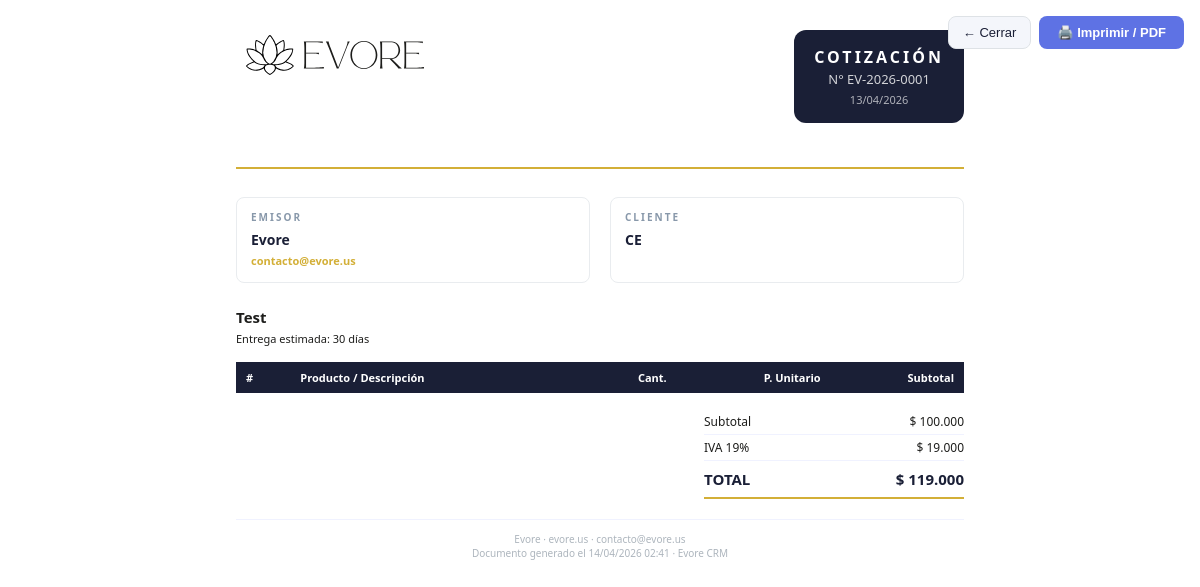
The app's page /ventas/1/factura (signed in) with its own data.
### models.py (models this page shows)
class ConfigEmpresa(db.Model):
    __tablename__ = 'config_empresa'
    id         = db.Column(db.Integer, primary_key=True)
    company_id = db.Column(db.Integer, db.ForeignKey('companies.id'), nullable=True, index=True)
    nombre     = db.Column(db.String(200), default='Evore')
    nit        = db.Column(db.String(30))
    direccion  = db.Column(db.Text)
    telefono   = db.Column(db.String(30))
    email      = db.Column(db.String(120))
    ciudad     = db.Column(db.String(100))
    sitio_web  = db.Column(db.String(200))
    firma_path = db.Column(db.String(300), nullable=True)
    representante_legal = db.Column(db.String(200), nullable=True)
    representante_cedula = db.Column(db.String(30), nullable=True)
    representante_cargo = db.Column(db.String(100), nullable=True)
    tipo_sociedad = db.Column(db.String(100), nullable=True)  # SAS, LTDA, SA, etc.
    matricula_mercantil = db.Column(db.String(50), nullable=True)
    camara_comercio = db.Column(db.String(100), nullable=True)
    regimen_tributario = db.Column(db.String(50), nullable=True)  # comun, simplificado
    actividad_economica = db.Column(db.String(200), nullable=True)  # CIIU
    contador_nombre = db.Column(db.String(200), nullable=True)
    contador_tarjeta = db.Column(db.String(50), nullable=True)  # tarjeta profesional
    revisor_fiscal = db.Column(db.String(200), nullable=True)
    revisor_tarjeta = db.Column(db.String(50), nullable=True)
    nomina_params = db.Column(db.Text, nullable=True)  # JSON: {"min_wage": 1423500, ...}
    resolucion_facturacion = db.Column(db.String(50))                       # DIAN resolution number
    prefijo_factura      = db.Column(db.String(10))                         # Invoice prefix (e.g., "FE")
    rango_desde          = db.Column(db.Integer)                            # Authorized range start
    rango_hasta          = db.Column(db.Integer)                            # Authorized range end
    consecutivo_actual   = db.Column(db.Integer, default=0)
    ambiente_dian        = db.Column(db.String(20), default='habilitacion') # habilitacion, produccion
    software_id_dian     = db.Column(db.String(100))
    pin_dian             = db.Column(db.String(10))

class Cliente(db.Model):
    __tablename__ = 'clientes'
    id              = db.Column(db.Integer, primary_key=True)
    nombre          = db.Column(db.String(100), nullable=False)
    empresa         = db.Column(db.String(100))
    nit             = db.Column(db.String(30))
    estado_relacion = db.Column(db.String(30), default='prospecto')
    dir_comercial   = db.Column(db.Text)
    dir_entrega     = db.Column(db.Text)
    notas           = db.Column(db.Text)
    estado          = db.Column(db.String(20), default='activo')
    creado_en       = db.Column(db.DateTime, default=datetime.utcnow)
    actualizado_en  = db.Column(db.DateTime, default=datetime.utcnow)
    banco_nombre    = db.Column(db.String(120))
    banco_cuenta    = db.Column(db.String(80))
    banco_tipo      = db.Column(db.String(40))
    banco_titular   = db.Column(db.String(120))
    info_legal      = db.Column(db.Text)
    sales_manager_id = db.Column(db.Integer, db.ForeignKey('users.id'), nullable=True)
    anticipo_pct     = db.Column(db.Float, default=50.0)
    minimo_pedido    = db.Column(db.Integer, default=1)
    envio_responsable = db.Column(db.String(20), default='cliente')  # 'cliente' = ellos recogen, 'empresa' = nosotros enviamos
    transportista_preferido_id = db.Column(db.Integer, db.ForeignKey('proveedores.id'), nullable=True)
    contrato_id      = db.Column(db.Integer, db.ForeignKey('documentos_legales.id'), nullable=True)
    es_demo          = db.Column(db.Boolean, default=False)
    tier             = db.Column(db.String(20), default='standard')  # standard, bronze, silver, gold
    tipo_documento       = db.Column(db.String(10), default='NIT')          # NIT, CC, CE, PP, TI
    digito_verificacion  = db.Column(db.String(1))
    regimen_fiscal       = db.Column(db.String(50))                         # Responsable IVA, No responsable, etc.
    municipio_dane       = db.Column(db.String(10))                         # DANE municipality code
    contactos       = db.relationship('ContactoCliente', backref='cliente_rel', lazy=True, cascade='all, delete-orphan')
    ventas          = db.relationship('Venta', backref='cliente', lazy=True)
    sales_manager    = db.relationship('User', foreign_keys=[sales_manager_id])
    transportista_preferido = db.relationship('Proveedor', foreign_keys=[transportista_preferido_id])
    contrato         = db.relationship('DocumentoLegal', foreign_keys=[contrato_id])

class Venta(db.Model):
    __tablename__ = 'ventas'
    id                  = db.Column(db.Integer, primary_key=True)
    titulo              = db.Column(db.String(200), nullable=False)
    cliente_id          = db.Column(db.Integer, db.ForeignKey('clientes.id'), nullable=True)
    subtotal            = db.Column(db.Float, default=0)
    iva                 = db.Column(db.Float, default=0)
    total               = db.Column(db.Float, default=0)
    porcentaje_anticipo = db.Column(db.Float, default=0)
    monto_anticipo      = db.Column(db.Float, default=0)
    saldo               = db.Column(db.Float, default=0)
    monto_pagado_total  = db.Column(db.Float, default=0)
    monto_anticipo_recibido = db.Column(db.Float, default=0)  # v36 — real recibido via asiento contable
    pendiente_aprobacion = db.Column(db.Boolean, default=False)  # v37 bloqueo por aprobacion
    transportista_id    = db.Column(db.Integer, db.ForeignKey('proveedores.id'), nullable=True)  # v38
    enviado_en          = db.Column(db.DateTime, nullable=True)  # v38
    estado_cliente_pago = db.Column(db.String(30), default='pendiente')  # pendiente, enviado, recibido
    guia_transporte     = db.Column(db.String(100), nullable=True)
    estado_envio        = db.Column(db.String(30), default='pendiente')  # pendiente, preparando, en_transito, entregado
    estado              = db.Column(db.String(30), default='prospecto', index=True)
    fecha_anticipo      = db.Column(db.Date)
    dias_entrega        = db.Column(db.Integer, default=30)
    fecha_entrega_est   = db.Column(db.Date)
    notas               = db.Column(db.Text)
    creado_en           = db.Column(db.DateTime, default=datetime.utcnow, index=True)
    creado_por          = db.Column(db.Integer, db.ForeignKey('users.id'))
    numero              = db.Column(db.String(20))               # v12.3 VNT-YYYY-NNN
    cliente_informado_en= db.Column(db.DateTime, nullable=True)  # v12.2
    entregado_en        = db.Column(db.DateTime, nullable=True)   # v12.2
    cotizacion_id       = db.Column(db.Integer, db.ForeignKey('cotizaciones.id'), nullable=True)  # v32
    es_demo             = db.Column(db.Boolean, default=False)
    numero_factura      = db.Column(db.String(30))                          # DIAN authorized consecutive
    cufe                = db.Column(db.String(200))                         # Codigo Unico de Factura Electronica
    estado_dian         = db.Column(db.String(20))                          # pendiente, enviada, validada, rechazada
    xml_factura         = db.Column(db.Text)                                # XML UBL 2.1 signed
    medio_pago          = db.Column(db.String(10), default='10')            # DIAN code: 10=efectivo, 31=transferencia, 42=consignacion
    items               = db.relationship('VentaProducto', backref='venta', lazy=True, cascade='all, delete-orphan')
    ordenes_produccion  = db.relationship('OrdenProduccion', foreign_keys='OrdenProduccion.venta_id', lazy=True, back_populates='venta')
    cotizacion_origen   = db.relationship('Cotizacion', foreign_keys='Venta.cotizacion_id')
    transportista       = db.relationship('Proveedor', foreign_keys=[transportista_id])
    pagos               = db.relationship('PagoVenta', backref='venta', lazy=True, cascade='all, delete-orphan')

### routes/ventas.py (the view)
    @app.route('/ventas/<int:id>/factura')
    @login_required
    @requiere_modulo('ventas')
    def venta_factura(id):
        obj = Venta.query.get_or_404(id)
        empresa = ConfigEmpresa.query.first()
        if not empresa:
            empresa = ConfigEmpresa(nombre='Evore')
        doc_tipo = 'COTIZACIÓN' if obj.estado in ('prospecto','negociacion') else 'FACTURA'
        doc_numero = f'EV-{obj.creado_en.year}-{obj.id:04d}'
        fecha_doc = obj.creado_en.strftime('%d/%m/%Y')
        return render_template('ventas/factura.html',
            obj=obj, empresa=empresa, doc_tipo=doc_tipo,
            doc_numero=doc_numero, fecha_doc=fecha_doc)

### models.py (called while the page is built)
@login_manager.user_loader
def load_user(uid): return db.session.get(User, int(uid))

### utils.py (called while the page is built, shortened)
def _get_roles_usuario(user):
    if not user or not user.is_authenticated:
        return []
    roles = set()
    roles.add(user.rol)  # rol principal siempre incluido
    try:
        asignados = json.loads(user.roles_asignados or '[]')
        if isinstance(asignados, list):
            roles.update(asignados)
    except Exception:
        pass
    if 'admin' in roles:
        return list(_ROL_LABELS.keys())
    return sorted(roles, key=lambda r: list(_ROL_LABELS.keys()).index(r) if r in _ROL_LABELS else 99)

def _get_rol_activo(user):
    if not user or not user.is_authenticated:
        return 'usuario'
    rol_session = session.get('rol_activo')
    if rol_session and rol_session in _get_roles_usuario(user):
        return rol_session
    return user.rol

def requiere_modulo(modulo):
    def decorator(f):
        @wraps(f)
        def wrapped(*a, **kw):
            if not current_user.is_authenticated:
                return redirect(url_for('login'))
            rol_activo = _get_rol_activo(current_user)
            if rol_activo == 'admin' or modulo in _modulos_user(current_user):
                return f(*a, **kw)
            flash('No tienes acceso a este módulo.', 'danger')
            return redirect(url_for('dashboard'))
        return wrapped
    return decorator

def _cached_count(key, query_fn, user_id):
    import time
    cache_key = f'{key}_{user_id}'
    now = time.time()
    if cache_key in _inject_cache and now - _inject_cache[cache_key][1] < _INJECT_CACHE_TTL:
        return _inject_cache[cache_key][0]
    result = query_fn()
    _inject_cache[cache_key] = (result, now)
    return result

def _modulos_user(user):
    if not user or not user.is_authenticated: return []
    rol_activo = _get_rol_activo(user)
    if rol_activo == 'admin': return _MODULOS_TODOS

### templates/ventas/factura.html (shortened to what this page needs)
<html lang="es"><head>
</head><body>
<div class="no-print">
  <button class="btn-back" onclick="window.close()"><i>←</i> Cerrar</button>
  <button class="btn-print" onclick="window.print()">🖨️ Imprimir / PDF</button>
</div>
<div class="page">
  <div class="header">
    <div class="logo-area">
      <img src="/static/img/evore-horizontal.svg" alt="{{ empresa.nombre }}" style="height:50px;width:auto">
    </div>
    <div style="text-align:right">
      <div class="doc-box">
        <div class="doc-tipo">{{ doc_tipo }}</div>
        <div class="doc-num">N° {{ doc_numero }}</div>
        <div class="doc-date">{{ fecha_doc }}</div>
      </div>
    </div>
  </div>
  <div class="parties">
    <div class="party-box">
      <div class="party-label">Emisor</div>
      <div class="party-name">{{ empresa.nombre }}</div>
      <div class="party-detail">
        {% if empresa.email %}<span class="gold">{{ empresa.email }}</span>{% endif %}
      </div>
    </div>
    <div class="party-box">
      <div class="party-label">Cliente</div>
      {% if obj.cliente %}
      <div class="party-name">{{ obj.cliente.empresa or obj.cliente.nombre }}</div>
      {% else %}
      <div class="party-name" style="color:#adb5bd">Sin cliente asignado</div>{% endif %}
    </div>
  </div>
  <div style="margin-bottom:16px">
    <div style="font-size:15px;font-weight:700;color:var(--text);margin-bottom:4px">{{ obj.titulo }}</div>
    {% if obj.dias_entrega %}<div style="font-size:11px;color:var(--text2)">Entrega estimada: {{ obj.dias_entrega }} días{% if obj.fecha_entrega_est %} ({{ obj.fecha_entrega_est.strftime('%d/%m/%Y') }}){% endif %}</div>{% endif %}
  </div>
  <table class="items">
    <thead><tr><th>#</th><th>Producto / Descripción</th><th>Cant.</th><th>P. Unitario</th><th>Subtotal</th></tr></thead>
  </table>
  <div class="totals">
    <div class="totals-box">
      <div class="totals-row"><span>Subtotal</span><span>$ {{ '{:,.0f}'.format(obj.subtotal).replace(',','.') }}</span></div>
      <div class="totals-row"><span>IVA 19%</span><span>$ {{ '{:,.0f}'.format(obj.iva).replace(',','.') }}</span></div>
      <div class="totals-row total"><span>TOTAL</span><span>$ {{ '{:,.0f}'.format(obj.total).replace(',','.') }}</span></div>
    </div>
  </div>
  <div class="footer">
    {{ empresa.nombre }}{% if empresa.sitio_web %} · {{ empresa.sitio_web }}{% endif %}{% if empresa.email %} · {{ empresa.email }}{% endif %}
    <br>Documento generado el {{ now.strftime('%d/%m/%Y %H:%M') }} · Evore CRM
  </div>
</div>
</body></html>

### templates/ventas/factura.html (style rules this page uses)
* { margin:0;padding:0;box-sizing:border-box }
body { font-family:'Segoe UI',Arial,sans-serif;font-size:12px;color:#1d1d1b;background:#fff }
.page { max-width:800px;margin:0 auto;padding:30px 36px }
.no-print { position:fixed;top:16px;right:16px;display:flex;gap:8px;z-index:999 }
.btn-print { background:#5e72e4;color:#fff;border:none;padding:8px 18px;border-radius:8px;cursor:pointer;font-size:13px;font-weight:600 }
.btn-back { background:#f4f6fb;color:#1a1f36;border:1px solid #dee2e6;padding:8px 14px;border-radius:8px;cursor:pointer;font-size:13px }
.header { display:flex;justify-content:space-between;align-items:flex-start;margin-bottom:28px;padding-bottom:20px;border-bottom:2px solid #d3af37 }
.logo-area { display:flex;align-items:center;gap:10px }
.doc-box { background:#1a1f36;color:#fff;padding:16px 20px;border-radius:12px;text-align:center;margin-bottom:24px;min-width:160px }
.doc-tipo { font-size:16px;font-weight:700;letter-spacing:3px }
.doc-num { font-size:13px;opacity:.8;margin-top:2px }
.doc-date { font-size:11px;opacity:.65;margin-top:4px }
.parties { display:grid;grid-template-columns:1fr 1fr;gap:20px;margin-bottom:24px }
.party-box { border:1px solid #e9ecef;border-radius:8px;padding:12px 14px }
.party-label { font-size:10px;font-weight:700;letter-spacing:2px;color:#8898aa;margin-bottom:6px;text-transform:uppercase }
.party-name { font-size:14px;font-weight:700;color:#1a1f36;margin-bottom:3px }
.party-detail { font-size:11px;color:#525f7f;line-height:1.6 }
table.items { width:100%;border-collapse:collapse;margin-bottom:16px }
table.items thead th { background:#1a1f36;color:#fff;padding:8px 10px;font-size:11px;font-weight:600;text-align:left }
table.items thead th:last-child,table.items thead th:nth-last-child(2),table.items thead th:nth-last-child(3) { text-align:right }
.totals { display:flex;justify-content:flex-end;margin-bottom:20px }
.totals-box { min-width:260px }
.totals-row { display:flex;justify-content:space-between;padding:4px 0;font-size:12px;border-bottom:1px solid #f0f2ff }
.totals-row.total { font-size:15px;font-weight:700;color:#1a1f36;border-bottom:2px solid #d3af37;padding:8px 0 }
.footer { text-align:center;font-size:10px;color:#adb5bd;border-top:1px solid #f0f2ff;padding-top:12px;margin-top:8px }
.gold { color:#d3af37;font-weight:600 }

### records on screen
ConfigEmpresa: nombre "Evore", email "contacto@evore.us", sitio_web "evore.us"
Cliente: cliente "CE"
Venta: titulo "Test", dias_entrega "30", subtotal "100.000", iva "19.000", total "119.000"

### other values on screen
{{ doc_tipo }} "COTIZACIÓN"
{{ doc_numero }} "EV-2026-0001"
{{ fecha_doc }} "13/04/2026"
